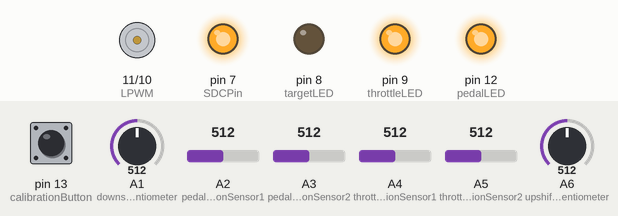
Recording of a program running on a simulated Arduino Nano, built with avr-gcc and run on an emulated ATmega328P. Parts: motor-driver pin pairs drawn as motors (green arrow = first pin HIGH = forward, orange = second pin HIGH = backward, longer = more drive), output pins drawn as LEDs (lit = HIGH). Dashed ring = blinking. The inputs (shaded band) are chosen by the test bench; at power-on: pin 13 (calibrationButton) LOW, A1 (downshiftTimePotentiometer) = 512, A2 (pedalPositionSensor1) = 512, A3 (pedalPositionSensor2) = 512, A4 (throttlePositionSensor1) = 512, A5 (throttlePositionSensor2) = 512, A6 (upshiftTimePotentiometer) = 512. What the program prints to the serial monitor is not drawn.

Above: at 1.2 s.
1.3 s: pin 13 (calibrationButton) pulled HIGH for 0.15 s
At 1.7 s:
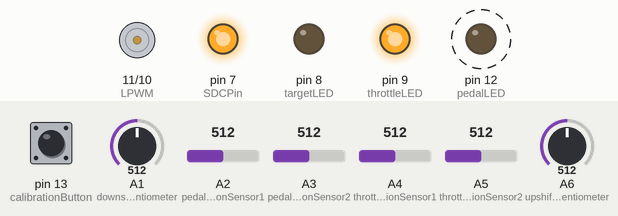
4.4 s: pin 13 (calibrationButton) pulled HIGH for 1 s
8.4 s: pin 13 (calibrationButton) pulled HIGH for 3.2 s
13.1 s: pin 13 (calibrationButton) pulled HIGH for 1 s
At 15.1 s:
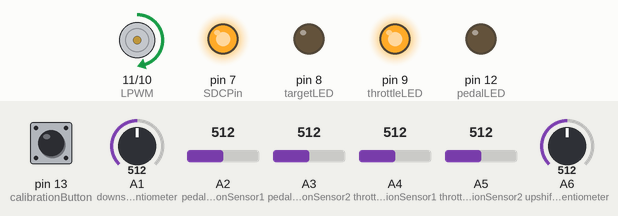
17.1 s: A1 (downshiftTimePotentiometer) set to 716
At 18.3 s:
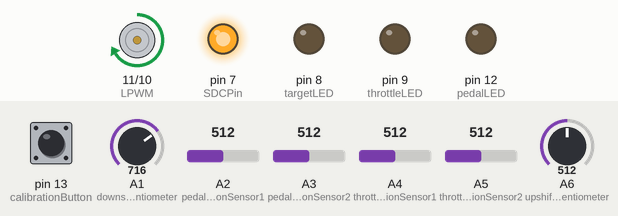
18.6 s: A1 (downshiftTimePotentiometer) set to 667
20.1 s: A1 (downshiftTimePotentiometer) set to 654
At 20.4 s:
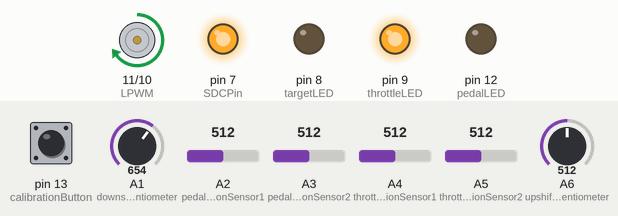
Timing chart, 0 to 64.3 s (numbered marks = the images above; inputs shaded):
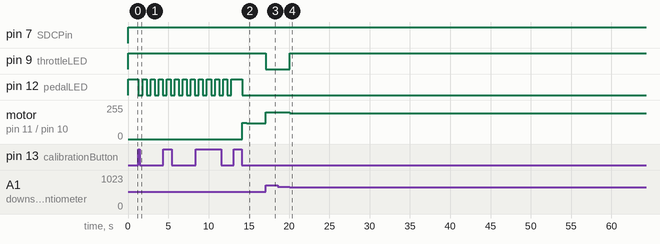

Measured:
- the behaviour switches between 655 and 654 on A1 (downshiftTimePotentiometer) (found by bisection; images 3 and 4)
- after the input at 1.3 s, pin 12 (pedalLED): alternates HIGH for 0.50 s and LOW for 0.50 s, starting at once
- after the input at 13.1 s, pin 12 (pedalLED): HIGH → LOW after 1.1 s; motor on pin 11 (LPWM) / pin 10 (RPWM): stopped → forward 121/255 after 1.1 s, → forward 120/255 0.53 s later, → forward 119/255 0.99 s later, → forward 118/255 0.99 s later
- after the input at 17.1 s, pin 9 (throttleLED): HIGH → LOW at once; motor on pin 11 (LPWM) / pin 10 (RPWM): forward 118/255 → forward 200/255 at once
- after the input at 20.1 s, pin 9 (throttleLED): LOW → HIGH at once; motor on pin 11 (LPWM) / pin 10 (RPWM): forward 200/255 → forward 195/255 at once, → forward 194/255 1.9 s later, → forward 193/255 20.4 s later, → forward 192/255 20.4 s later

The program:

main.cpp
```cpp
#include <Arduino.h>
#include <PID/PID_v1.h>
#include "error/error.hpp"
#include <EEPROM.h>


#define LPWM 11
#define RPWM 10
#define throttlePositionSensor1 A4
#define throttlePositionSensor2 A5 //!A5 is Just for testing, need to be 2 different inputs
#define pedalPositionSensor1 A2
#define pedalPositionSensor2 A3 //!Just for testing, need to be 2 different inputs
#define maxPWMValue 200
#define minPWMValue 0
#define Kp 2.8
#define Ki 0.3
#define Kd 0//.00009971632
#define downShiftBlipPower 180
#define sensorToleranceLow 15
#define sensorToleranceHigh 15
#define pedalLED 12
#define throttleLED 9
#define targetLED 8
#define SDCPin 7
#define faultyPin 13
#define targetTime 3000 //!!Just for testing, change to 1000
#define errorTimeConstant 3000
#define upshiftPIN 14
#define downshiftPIN 6
#define upshiftTimePotentiometer A6
#define downshiftTimePotentiometer A1
#define calibrationButton 13


/*
* Throttle position 1 329-768
* Throttle postion 2 735-265
* Pedal position 1 200-900
* Pedal position 2 200-900


Done:
Plausability senzori clapeta
Plausability senzori pedala
Enable for SCS - no difference
Plausability individual senzori pedala
Plausability individual senzori clapeta
If the throttle position differs by more that 10% from excepted target for more that 500 ms
Debounce butoane shifter

Software:
Todo: Check at start for limits - idle check
Todo: Manual mode - potentiometer on the case for easy dyno tuning - Automatic, Potentiometer control, Full Throttle
Todo: P1 error
Todo: check throttle plausability between sensors

Hardware:
Todo: Resistor pull-up/pull-down pentru pinii A
Potentiometre control shifter
Tranzistori
*/
uint16_t tpsLowerBoundry1 = 329;
uint16_t tpsUpperBoundry1 = 779;
uint16_t tpsLowerBoundry2 = 737;
uint16_t tpsUpperBoundry2 = 265;
uint16_t ppsLowerBoundry1 = 200;
uint16_t ppsUpperBoundry1 = 900;
uint16_t ppsLowerBoundry2 = 200;
uint16_t ppsUpperBoundry2 = 900;

uint16_t idleOffset = 30;

long lastPIDCompute = millis();


unsigned long plausabilityTime = 0;
unsigned long errorTime = 0;
volatile bool upshiftButtonPressed = false;
volatile bool downShiftButtonPressed = false;
volatile long gearShiftTime = 0;
unsigned long time = millis();
unsigned long SDCOpenTime = 0;

 enum CalibButtonEvent {
  NO_EVENT,
  CLICK,
  HOLD
};
void calibrateThrottlePedal();
void calibrateIdle();
CalibButtonEvent checkCalibButton();
CalibButtonEvent calibEvent = NO_EVENT;


uint16_t upShiftTime = 300;
uint16_t downShiftTime = 300; //!Max 500 ms

void upShift();
void downShift();
enum gearShift {UPSHIFT, DOWNSHIFT, NOGEARSHIFT};
gearShift gearShiftState = NOGEARSHIFT;

errorCode error;
//1-PEDAL1, 2-PEDAL2, 3-PEDALGENERAL, 4-THROTTLE1, 5-THROTTLE2, 6-THROTTLEGENGERAL, 7-Target

double input, output, setpoint, lastOutput;
PID myPID(&input, &output, &setpoint, Kp, Ki, Kd, DIRECT);
void setup() {

    noInterrupts();
    Serial.begin(9600);

    myPID.SetMode(AUTOMATIC);
    myPID.SetOutputLimits(0, maxPWMValue);
    myPID.SetSampleTime(1);
    pinMode(LPWM,OUTPUT);
    pinMode(RPWM, OUTPUT);

    pinMode(SDCPin, OUTPUT);
    pinMode(pedalLED, OUTPUT);
    pinMode(throttleLED, OUTPUT);
    pinMode(targetLED, OUTPUT);

    pinMode(SDCPin, OUTPUT);
    digitalWrite(SDCPin, LOW);
    // pinMode(faultyPin, OUTPUT);
    // digitalWrite(faultyPin, LOW);

    TCCR2B = (TCCR2B & 0b11111000) | 0x01;

    pinMode(upshiftPIN, OUTPUT);
    pinMode(downshiftPIN, OUTPUT);
    analogWrite(upshiftPIN, 0);
    analogWrite(downshiftPIN, 0);
    pinMode(upshiftPIN, INPUT_PULLUP);
    pinMode(downshiftPIN, INPUT_PULLUP);
    // attachInterrupt(digitalPinToInterrupt(2), upShift, FALLING);
    // attachInterrupt(digitalPinToInterrupt(3), downShift, FALLING);

    pinMode(calibrationButton, INPUT);


    EEPROM.get(0, tpsLowerBoundry1);
    EEPROM.get(2, tpsUpperBoundry1);
    EEPROM.get(4, tpsLowerBoundry2);
    EEPROM.get(6, tpsUpperBoundry2);


    EEPROM.get(8, ppsLowerBoundry1);
    EEPROM.get(10, ppsUpperBoundry1);
    EEPROM.get(12, ppsLowerBoundry2);
    EEPROM.get(14, ppsUpperBoundry2);

    EEPROM.get(16, idleOffset);
  Serial.println(tpsLowerBoundry1);
  Serial.println(tpsUpperBoundry1);
  Serial.println(tpsLowerBoundry2);
  Serial.println(tpsUpperBoundry2);


    interrupts();

    // unsigned long totalTime = 0;
    // const int iterations = 1000;
    // for (int i = 0; i < iterations; i++) {
    // unsigned long startTime = micros();
    // loop();
    // unsigned long endTime = micros();
    // totalTime += (endTime - startTime);
  // }

  // float meanTime = totalTime / (float)iterations;
  // Serial.print("Average execution time: ");
  // Serial.print(meanTime);
  // Serial.println(" microseconds");
}

uint16_t throttlePosition1, throttlePosition2, pedalPosition1, pedalPosition2;
unsigned long currentMillis;


void loop() {
    // Serial.println(millis());
    calibEvent = checkCalibButton();


    if(calibEvent){
      Serial.println(calibEvent);
      if(calibEvent == CLICK) calibrateIdle();
      else calibrateThrottlePedal();
    }
    // Serial.println(calibEvent);

    //*Sensor readings
    throttlePosition1 = analogRead(throttlePositionSensor1);
    throttlePosition2 = analogRead(throttlePositionSensor2);
    pedalPosition1 = analogRead(pedalPositionSensor1);
    pedalPosition2 = analogRead(pedalPositionSensor2);
    // Serial.println("New Loop");


    // Serial.println(throttlePosition1);
    // Serial.println(throttlePosition2);

    // Serial.println(analogRead(pedalPositionSensor1));
    // Serial.println(analogRead(pedalPositionSensor2));


    //*Plausability checks
    if (throttlePosition1 < tpsLowerBoundry1 - sensorToleranceLow || throttlePosition1 > tpsUpperBoundry1 + sensorToleranceHigh)
        {error.setError(errorCode::ERROR_THROTTLE1);}
    else if (error.hasError(errorCode::ERROR_THROTTLE1) == true)
        error.clearError(errorCode::ERROR_THROTTLE1);

    if (throttlePosition2 > tpsLowerBoundry2 + sensorToleranceHigh || throttlePosition2 < tpsUpperBoundry2 - sensorToleranceLow)
        error.setError(errorCode::ERROR_THROTTLE2);
    else if (error.hasError(errorCode::ERROR_THROTTLE2) == true)
        error.clearError(errorCode::ERROR_THROTTLE2);

    if (pedalPosition1 < ppsUpperBoundry1 - sensorToleranceLow || pedalPosition1 > ppsLowerBoundry1 + sensorToleranceHigh)
      error.setError(errorCode::ERROR_PEDAL1);
    else if (error.hasError(errorCode::ERROR_PEDAL1)==true)
        error.clearError(errorCode::ERROR_PEDAL1);

    if (pedalPosition2 < ppsUpperBoundry2 - sensorToleranceLow || pedalPosition2 > ppsLowerBoundry2 + sensorToleranceHigh)
      error.setError(errorCode::ERROR_PEDAL2);
    else if (error.hasError(errorCode::ERROR_PEDAL2)==true)
        error.clearError(errorCode::ERROR_PEDAL2);

        //!!!
    // if (int16_t((pedalPosition1 - pedalPosition2)) > 120){
    //     error.setError(errorCode::ERROR_PEDALGENERAL); }
    // else if (error.hasError(errorCode::ERROR_PEDALGENERAL) == true)
    //     error.clearError(errorCode::ERROR_PEDALGENERAL);

    input = throttlePosition1;
    setpoint = pedalPosition1;

    currentMillis = millis();
    input = map(input, tpsLowerBoundry1 + idleOffset, tpsUpperBoundry1, 0, 255);
    setpoint = map(setpoint, ppsLowerBoundry1, ppsUpperBoundry1, 0, 255);

    if (abs(setpoint - input) > 25) {
        if (plausabilityTime == 0) {
            plausabilityTime = currentMillis;}
        else {
            unsigned long timeElapsed = currentMillis - plausabilityTime;
            if (timeElapsed >= targetTime && error.hasAnyErrors()==0)
                error.setError(errorCode::ERROR_TARGET);
            }
    }
    else {
        error.clearError(errorCode::ERROR_TARGET);
        plausabilityTime = 0;
    }


    //*Error handling
    if (error.hasAnyErrors()){
        setpoint = 0;
        if(error.hasError(errorCode::ERROR_PEDAL1))  digitalWrite(pedalLED, HIGH);
        if(error.hasError(errorCode::ERROR_PEDAL2)) digitalWrite(pedalLED, HIGH);
        if(error.hasError(errorCode::ERROR_PEDALGENERAL)) digitalWrite(pedalLED, HIGH);
        if(error.hasError(errorCode::ERROR_THROTTLE1)) {

          if(error.hasError(errorCode::ERROR_THROTTLE2) == 0)
            input = map(throttlePosition2, tpsLowerBoundry2, tpsUpperBoundry2, 0, 255);
          else digitalWrite(SDCPin, HIGH);
          digitalWrite(throttleLED, HIGH);
        }
        if(error.hasError(errorCode::ERROR_THROTTLE2)) digitalWrite(throttleLED, HIGH);
        if(error.hasError(errorCode::ERROR_THROTTLEGENERAL)) digitalWrite(throttleLED, HIGH);
        if(error.hasError(errorCode::ERROR_TARGET)) digitalWrite(targetLED, HIGH);


        if(errorTime==0) errorTime = currentMillis;
        if (currentMillis-errorTime>=errorTimeConstant)
          if(input>=10) {
          digitalWrite(SDCPin, HIGH);
          SDCOpenTime = millis();
          }
      }
    else {
        digitalWrite(pedalLED, LOW);
        digitalWrite(throttleLED, LOW);
        digitalWrite(targetLED, LOW);
        if (currentMillis-SDCOpenTime>=errorTimeConstant){
            digitalWrite(SDCPin, LOW);
        }

        errorTime = 0;

    }


     //*PID Computing

    switch(gearShiftState){
      case UPSHIFT:

        if(millis()-gearShiftTime > upShiftTime) {
          gearShiftState = NOGEARSHIFT;
          upshiftButtonPressed = false;
          analogWrite(upshiftPIN, 0);
          analogWrite(downshiftPIN, 0);
        }
        else if (error.hasAnyErrors() == 0){
          setpoint = 0;
          analogWrite(upshiftPIN, 255);
          analogWrite(downshiftPIN, 0);}
        break;

      case DOWNSHIFT:
        if(millis()-gearShiftTime > downShiftTime) {
          gearShiftState = NOGEARSHIFT;
          downShiftButtonPressed = false;
          analogWrite(downshiftPIN, 0);
          analogWrite(upshiftPIN, 0);
        }
        else if (error.hasAnyErrors() == 0) {
          setpoint = 255;
          analogWrite(downshiftPIN, 255);
          analogWrite(upshiftPIN, 0);
        }
        break;

      case NOGEARSHIFT:
        if(upshiftButtonPressed == true) {
          gearShiftTime = millis();
          gearShiftState = UPSHIFT;
          upshiftButtonPressed = false;
        }

        if(downShiftButtonPressed == true){
          gearShiftTime = millis();
          gearShiftState = DOWNSHIFT;
          downShiftButtonPressed = false;
        }

        break;
    }

    if (millis() - lastPIDCompute > 1) {
      lastOutput = output;
      myPID.Compute();
      lastPIDCompute = millis();
      if(output - lastOutput < 1 && output - lastOutput > -1)
        output = lastOutput;
    }

    // myPID.Compute();
    // Serial.println(output);
    if(output <= minPWMValue || error.hasAnyErrors() == 1) {
      output = 0;
      analogWrite(LPWM, 0);
      if(input>10 && error.hasAnyErrors() == 0 && gearShiftState == NOGEARSHIFT) analogWrite(RPWM, 60);
      else analogWrite(RPWM, 0);
    }
    else {
     analogWrite(RPWM, 0);
     analogWrite(LPWM, output);
    }


    upShiftTime = map(analogRead(upshiftTimePotentiometer), 0, 1024, 50, 500);
    downShiftTime = map(analogRead(downshiftTimePotentiometer), 0, 1024, 50, 500);

  }

  void upShift(){
    Serial.println("UPSHIFT UPSHIFT UPSHIFT");
    upshiftButtonPressed = true;
  }

  void downShift(){
    Serial.println("DOWNSHIFT DOWNSHIFT DOWNUPSHIFT");
    downShiftButtonPressed = true;
  }


  void pedalCalibration(){
    for(int i=0;i<8;i++){
      digitalWrite(pedalLED, i%2);
      delay(500);
    }
    Serial.println("Lower side calibration");


    while(digitalRead(calibrationButton) == LOW){
      ppsLowerBoundry1 = analogRead(pedalPositionSensor1);
      ppsLowerBoundry2 = analogRead(pedalPositionSensor2);
      Serial.print(ppsLowerBoundry1);
      Serial.print("   ");
      Serial.println(ppsLowerBoundry2);
    }

    EEPROM.put(8, ppsLowerBoundry1);
    EEPROM.put(12, ppsLowerBoundry2);


    for(int i=0;i<8;i++){
      digitalWrite(pedalLED, i%2);
      delay(500);
    }
    digitalWrite(pedalLED, HIGH);
    Serial.println("Upper side calibration");

    while(digitalRead(calibrationButton) == LOW){
      ppsUpperBoundry1 = analogRead(pedalPositionSensor1);
      ppsUpperBoundry2 = analogRead(pedalPositionSensor2);
      Serial.print(ppsUpperBoundry1);
      Serial.print("   ");
      Serial.println(ppsUpperBoundry2);
    }

    EEPROM.put(10, ppsUpperBoundry1);
    EEPROM.put(14, ppsUpperBoundry2);

    Serial.println(ppsLowerBoundry1);
    Serial.println(ppsLowerBoundry2);
    Serial.println(ppsUpperBoundry1);
    Serial.println(ppsUpperBoundry2);

    for(int i=0;i<8;i++){
      digitalWrite(pedalLED, i%2);
      delay(500);
    }

    digitalWrite(pedalLED, LOW);
  }

  void throttleCalibration() {
    digitalWrite(throttleLED, HIGH);
    bool upper = true;
    analogWrite(LPWM, 0);
    delay(1000);
    uint16_t currentValue = analogRead(throttlePositionSensor1);

    while(upper) {
      analogWrite(LPWM, 120);
      Serial.println("Inainte de delay");
      delay(2000);
      Serial.println("Dupa delay");
      uint16_t lastValue = currentValue;
      currentValue = analogRead(throttlePositionSensor1);
      uint16_t upperBound = lastValue * (1+0.05);

      if(abs(currentValue - lastValue) <= 10){
        Serial.print("in if");
        Serial.println(abs(currentValue - lastValue));
        upper=0;
        tpsUpperBoundry1 = analogRead(throttlePositionSensor1);
        tpsUpperBoundry2 = analogRead(throttlePositionSensor2);
        analogWrite(LPWM, 0);
      }

    }
    Serial.println("test");
    delay(2000);

    tpsLowerBoundry1 = analogRead(throttlePositionSensor1);
    tpsLowerBoundry2 = analogRead(throttlePositionSensor2);

    EEPROM.put(0, tpsLowerBoundry1);
    EEPROM.put(2, tpsUpperBoundry1);
    EEPROM.put(4, tpsLowerBoundry2);
    EEPROM.put(6, tpsUpperBoundry2);

    Serial.println(tpsLowerBoundry1);
    Serial.println(tpsLowerBoundry2);
    Serial.println(tpsUpperBoundry1);
    Serial.println(tpsUpperBoundry2);


    digitalWrite(LPWM, 0);
    digitalWrite(throttleLED, LOW);
  }


  bool buttonVal = HIGH;
  bool buttonLast = HIGH;
  long downTime = -1;
  long upTime = -1;
  boolean holdEventPast = false;
  boolean longHoldEventPast = false;

  int debounce = 20;
  int holdTime = 1000;

  void calibrateIdle() {
    Serial.println("Idle throttle");
    delay(100);
    uint16_t temp = 0;
    analogWrite(LPWM, 0);
    while(checkCalibButton()==0){
      setpoint = map(analogRead(downshiftTimePotentiometer), 650, 700, 0, 10);
      if(setpoint > 10)
        digitalWrite(pedalLED, HIGH);
      if(setpoint <=0) digitalWrite(throttleLED, HIGH);
      else
        digitalWrite(throttleLED, LOW); digitalWrite(pedalLED, LOW);
      input =  map(analogRead(throttlePositionSensor1), tpsLowerBoundry1, tpsUpperBoundry1, 0, 255);
      myPID.Compute();
      analogWrite(LPWM, output);
      Serial.println(setpoint);
    }
    digitalWrite(throttleLED, LOW); digitalWrite(pedalLED, LOW);
    idleOffset = map(analogRead(throttlePositionSensor1), tpsLowerBoundry1, tpsUpperBoundry1, 0, 255);
    EEPROM.put(16, idleOffset);
    analogWrite(LPWM, 0);
    delay(100);
    Serial.println("Out of idle calibration");
  }

  void calibrateThrottlePedal(){
    // Serial.println(digitalRead(calibrationButton));
    pedalCalibration();
    // throttleCalibration();
  }


  CalibButtonEvent checkCalibButton() {
  const uint16_t debounceTime = 20;
  const uint16_t holdThreshold = 1000;

  static bool lastState = false;
  static bool holdDetected = false;
  static uint32_t lastChangeTime = 0;
  static uint32_t pressStartTime = 0;

  bool currentState = digitalRead(calibrationButton);
  uint32_t now = millis();

  if (currentState != lastState) {
    lastChangeTime = now;
    lastState = currentState;
    delay(1); // minimal debounce stabilization
  }

  if (currentState && (now - pressStartTime >= holdThreshold) && !holdDetected) {
    holdDetected = true;
    return HOLD;
  }

  if (currentState && pressStartTime == 0) {
    pressStartTime = now;
    holdDetected = false;
  }

  if (!currentState && pressStartTime > 0) {
    uint32_t pressDuration = now - pressStartTime;
    pressStartTime = 0;
    if (!holdDetected && pressDuration >= debounceTime && pressDuration < holdThreshold) {
      return CLICK;
    }
  }

  return NO_EVENT;
}
```

error.cpp
```cpp
#include "error.hpp"


void errorCode::setError(errorCodes temp) {
    errorFlag |= temp;
}
void errorCode::clearError(errorCodes temp){
    errorFlag &= ~temp;
}
bool errorCode::hasError(errorCodes temp){
    return errorFlag & temp;
}
bool errorCode::hasAnyErrors() {
    return errorFlag != 0;
}
void errorCode::clearAllErrors(){
    errorFlag = 0;
}
void errorCode::printError(){
    Serial.print("Target: ");
    Serial.println(errorFlag & ERROR_TARGET);
    Serial.print("Pedal1: ");
    Serial.println(errorFlag & ERROR_PEDAL1);
    Serial.print("Pedal2: ");
    Serial.println(errorFlag & ERROR_PEDAL2);
    Serial.print("PedalGeneral: ");
    Serial.println(errorFlag & ERROR_PEDALGENERAL);
    Serial.print("Throttle1: ");
    Serial.println(errorFlag & ERROR_THROTTLE1);
    Serial.print("Throttle2: ");
    Serial.println(errorFlag & ERROR_THROTTLE2);
    Serial.print("ThrottleGeneral: ");
    Serial.println(errorFlag & ERROR_THROTTLEGENERAL);
}
```

error.hpp
```cpp
#include <Arduino.h>

class errorCode{
    // enum errorCode{
    //     GENERALERROR,
    //     PEDAL1ERROR,
    //     PEDAL2ERROR,
    //     PEDALGENERALERROR,
    //     THROTTLE1ERROR,
    //     THROTTLE2ERROR,
    //     THROTTLEGENERALERROR

    // }
public:
    enum errorCodes {
        ERROR_PEDAL1 = 1 << 0,
        ERROR_PEDAL2 = 1 << 1,
        ERROR_PEDALGENERAL = 1 << 2,
        ERROR_THROTTLE1 = 1 << 3,
        ERROR_THROTTLE2 = 1 << 4,
        ERROR_THROTTLEGENERAL = 1 << 5,
        ERROR_TARGET = 1 << 6
    };

    void setError(errorCodes temp);
    void clearError(errorCodes temp);
    bool hasError(errorCodes temp);
    bool hasAnyErrors();
    void clearAllErrors();
    void printError();

private:
    unsigned short errorFlag;


};
```
